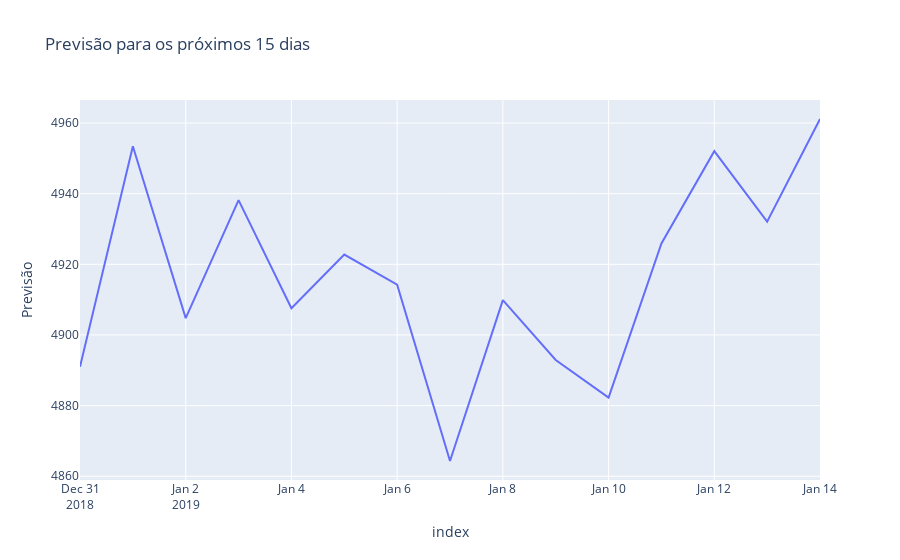

Notebook source saved alongside this figure:
### Markdown cell above
### PREVER 15 DIAS!

### Code cell
import plotly.express as px
import pandas as pd

# Suponha que 'df_filtrado', 'model' e 'scaler' já estão definidos e prontos para uso

# Preparar os dados de entrada para a previsão
look_back = 30  # O mesmo valor usado durante o treinamento do modelo
forecast_horizon = 15  # Prever os próximos 15 dias

# Utilizar os últimos 'look_back' dias como entrada
X_input = df_filtrado[-look_back:].drop(['Data', 'trimestre'], axis=1)

# Escalar os dados de entrada conforme o modelo
X_input_scaled = scaler.transform(X_input)

# Reshape para o formato [1, look_back, num_features] como o modelo espera
num_features = X_input_scaled.shape[1]
X_input_scaled = X_input_scaled.reshape(1, look_back, num_features)

# Fazer a previsão com o modelo
predicted = model.predict(X_input_scaled)

# Ajustar a forma da previsão para corresponder ao número de características do scaler
predicted_repeated = np.repeat(predicted, num_features, axis=1)

# Inverter a transformação de escala
predicted_inverse = scaler.inverse_transform(predicted_repeated.reshape(-1, num_features))

# Extrair apenas a coluna de interesse da previsão
predicted_values = predicted_inverse[:, 0]

# Criar um DataFrame com a previsão
predicted_dates = pd.date_range(start=df_filtrado['Data'].iloc[-1] + pd.Timedelta(days=1), periods=forecast_horizon)
predicted_df = pd.DataFrame(predicted_values, index=predicted_dates, columns=['Previsão'])

# Plotar a previsão com Plotly Express
fig = px.line(predicted_df, x=predicted_df.index, y='Previsão', title='Previsão para os próximos 15 dias')
fig.show()

### Figure 1 — Plotly figure (JSON) as saved in the notebook; plotly's stock layout.template omitted (floating-point values rounded to 4 significant figures)
{"data": [{"hovertemplate": "index=%{x}<br>Previsão=%{y}<extra></extra>", "legendgroup": "", "line": {"color": "#636efa", "dash": "solid"}, "marker": {"symbol": "circle"}, "mode": "lines", "name": "", "orientation": "v", "showlegend": false, "type": "scatter", "x": ["2018-12-31T00:00:00", "2019-01-01T00:00:00", "2019-01-02T00:00:00", "2019-01-03T00:00:00", "2019-01-04T00:00:00", "2019-01-05T00:00:00", "2019-01-06T00:00:00", "2019-01-07T00:00:00", "2019-01-08T00:00:00", "2019-01-09T00:00:00", "2019-01-10T00:00:00", "2019-01-11T00:00:00", "2019-01-12T00:00:00", "2019-01-13T00:00:00", "2019-01-14T00:00:00"], "xaxis": "x", "y": [4891.0, 4953.0, 4905.0, 4938.0, 4908.0, 4923.0, 4914.0, 4864.0, 4910.0, 4893.0, 4882.0, 4926.0, 4952.0, 4932.0, 4961.0], "yaxis": "y"}], "layout": {"legend": {"tracegroupgap": 0}, "title": {"text": "Previsão para os próximos 15 dias"}, "xaxis": {"anchor": "y", "domain": [0, 1], "title": {"text": "index"}}, "yaxis": {"anchor": "x", "domain": [0, 1], "title": {"text": "Previsão"}}}}
